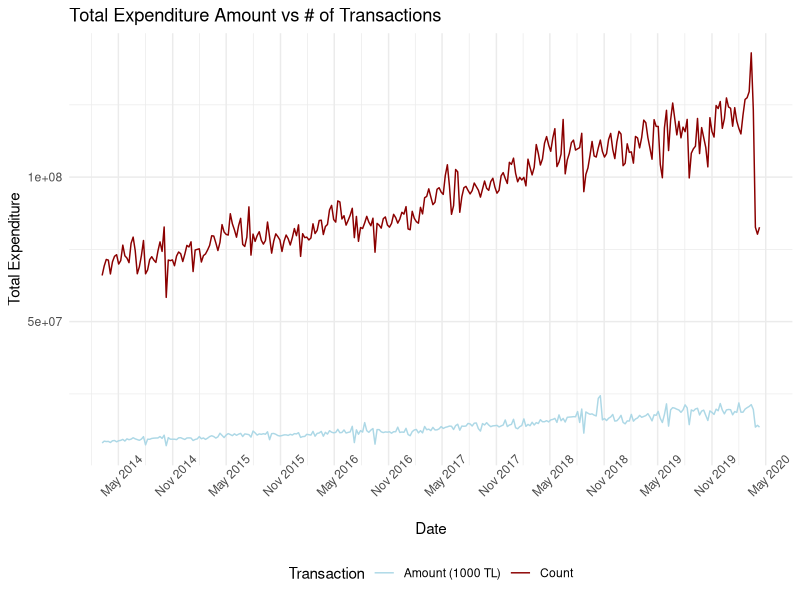
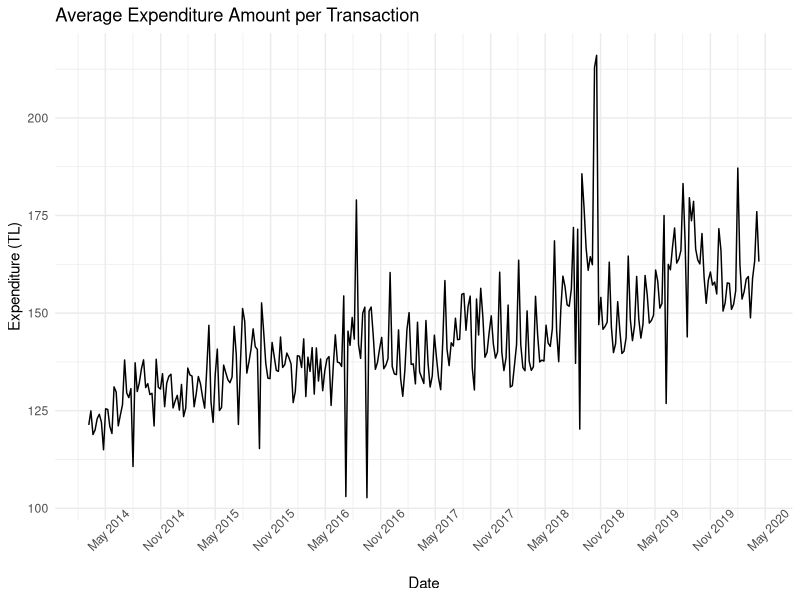

Write R code to recreate these figures, in order.
# setting the working directory
setwd("/Users/bardi/Documents/GitHub/spring20-barandogru/HW1")

# including the required packages
library(readxl)
library(dplyr)
library(ggplot2)
library(lubridate)
library(tidyr)
library(xts)

# The data that will be used consists of the following:
# 1. Total credit/debit card expenditure amount (Thousand TRY)
# 2. Total credit/debit card number of transactions ()
# 3. USD/TRY exchange rate ()
# 4. Consumer price index of Turkey ()

# The main goal is to examine the behaviour of the total credit/debit card expenditure amount.
# To do that we will be be using number of transactions, usd currency and consumer price index.
# The questions that we are looking to find the answers for are as follows:
# 1. Is there a positive correlation between the amount spent and number of transactions?
# 2. How does amount spent per a transaction changed over time?
# 3. What is the relationship between currency rate and total amount spent? Correlation?
# 4. Is there a relationship between consumer price index and total amount spent converted to USD?


# reading the data (the data used belongs to Central Bank of the Republic of Turkey)
total_expenditure <- read_xlsx('totalcardexpenditure.xlsx')
num_transactions <- read_xlsx('totalnumoftransactions.xlsx')
usd_try <- read_xlsx('usdcurrency.xlsx')
turkey_cpi <- read_xlsx('turkeycpi.xlsx')

# tidying up the data respectively
total_expenditure <- total_expenditure %>%
                      rename(Date = 'Tarih', Amount = 'TP KKHARTUT KT1') %>%
                      filter(!is.na(Date) & !is.na(Amount))
total_expenditure$Date <- as.Date(total_expenditure$Date, format='%d-%m-%Y')

num_transactions <- num_transactions %>%
                      rename(Date = 'Tarih', Number = 'TP KKISLADE KA1') %>%
                      select(Date, Number) %>%
                      filter(!is.na(Date) & !is.na(Number)) %>%
                      slice(1:319)
num_transactions$Date <- as.Date(num_transactions$Date, format='%d-%m-%Y')
num_transactions$Number <- as.numeric(num_transactions$Number)

usd_try <- usd_try %>%
            rename(Date = 'Tarih', Currency = 'TP DK USD A YTL') %>%
            select(Date, Currency) %>%
            slice(2:2299) %>%
            mutate(USDTRY = na.locf(Currency)) %>%
            select(Date, USDTRY)
usd_try$Date <- as.Date(usd_try$Date, format='%d-%m-%Y')

turkey_cpi <- turkey_cpi %>%
            rename(Date = 'Tarih', CPI = 'TP FG J0') %>%
            select(Date, CPI) %>%
            slice(1:75)
turkey_cpi$Date <- as.yearmon(turkey_cpi$Date, format='%Y-%m')
turkey_cpi$CPI <- as.numeric(turkey_cpi$CPI)

# # creating xts objects respectively
# expenditure_xts <- xts(select(total_expenditure, Amount), order.by = total_expenditure$Date)
# transaction_xts <- xts(select(num_transactions, Number), order.by = num_transactions$Date)
# cpi_xts <- xts(select(turkey_cpi, CPI), order.by = turkey_cpi$Date)
# usdtry_xts <- xts(select(usd_try, USDTRY), order.by = usd_try$Date)

# Number of transactions vs total flow amount
amount_with_transactions <- merge(total_expenditure, num_transactions, by = 'Date')
amount_with_transactions <- amount_with_transactions %>%
                        mutate(Amount_Per_Transaction = Amount * 1000 / Number)
amount_vs_transactions <- amount_with_transactions %>%
                 gather(key = 'Type', value = 'Transaction', c(Amount, Number)) %>%
                 select(-Amount_Per_Transaction) %>%
                 arrange(Date)

amount_transaction_xts <- xts(select(amount_with_transactions, -c(Date)),
                              order.by = amount_with_transactions$Date)

ggplot(amount_transaction_xts, aes(x = index(amount_transaction_xts))) +
  theme_minimal() +
  geom_line(aes(y = Amount, color='Amount (1000 TL)')) +
  geom_line(aes(y = Number, color='Count')) +
  scale_x_date(breaks = '6 months', date_labels = '%b %Y') +
  theme(axis.text.x = element_text(angle=45), legend.position = 'bottom') +
  labs(x = 'Date', y = 'Total Expenditure',
       title = 'Total Expenditure Amount vs # of Transactions') +
  scale_color_manual(name = "Transaction",
                     values = c("Amount (1000 TL)" = "lightblue", "Count" = "darkred"))

ggplot(amount_transaction_xts, aes(x = index(amount_transaction_xts))) +
  theme_minimal() +
  geom_line(aes(y = Amount_Per_Transaction)) +
  scale_x_date(breaks = '6 months', date_labels = '%b %Y') +
  theme(axis.text.x = element_text(angle=45)) +
  labs(x = 'Date', y = 'Expenditure (TL)',
       title = 'Average Expenditure Amount per Transaction')

cor(amount_transaction_xts$Amount, amount_transaction_xts$Number)


# Total amount spent vs cpi
total_expenditure_monthly <- total_expenditure %>%
                              mutate(Month = month(Date), Year = year(Date)) %>%
                              group_by(Year, Month) %>%
                              summarise(Avg_Expen = mean(Amount)) %>%
                              ungroup()
total_expenditure_monthly <- total_expenditure_monthly %>%
                              mutate(Date = as.yearmon(paste(total_expenditure_monthly$Year, '-',
                                                             total_expenditure_monthly$Month),
                                                       format='%Y-%m')) %>%
                              select(c(Date, Avg_Expen))

expenditure_xts <- xts(select(total_expenditure, Amount), order.by = total_expenditure$Date)
usdtry_xts <- xts(select(usd_try, USDTRY), order.by = usd_try$Date)
index(expenditure_xts) <- index(expenditure_xts) + 2
usdtry_xts <- usdtry_xts['2014-03-07/2020-04-10']
ep <- endpoints(usdtry_xts, on='weeks')
usdtry_weekly_xts <- period.apply(usdtry_xts, INDEX = ep, FUN = mean)
amount_with_exchange <- merge(expenditure_xts, usdtry_weekly_xts, join = 'inner')

cor(amount_with_exchange$Amount, amount_with_exchange$USDTRY)

expenditure_monthly <- apply.monthly(expenditure_xts, FUN = mean, indexAt='yearmon')
index(expenditure_monthly) <- as.yearmon(index(expenditure_monthly))
cpi_xts <- xts(select(turkey_cpi, CPI), order.by = turkey_cpi$Date)

expenditure_monthly <- expenditure_monthly['2014-03-01/2020-03-31']
cpi_xts <- cpi_xts['2014-03-01/2020-03-31']
  
amount_with_cpi <- merge(expenditure_monthly, cpi_xts)

cor(amount_with_cpi$Amount, amount_with_cpi$CPI)

